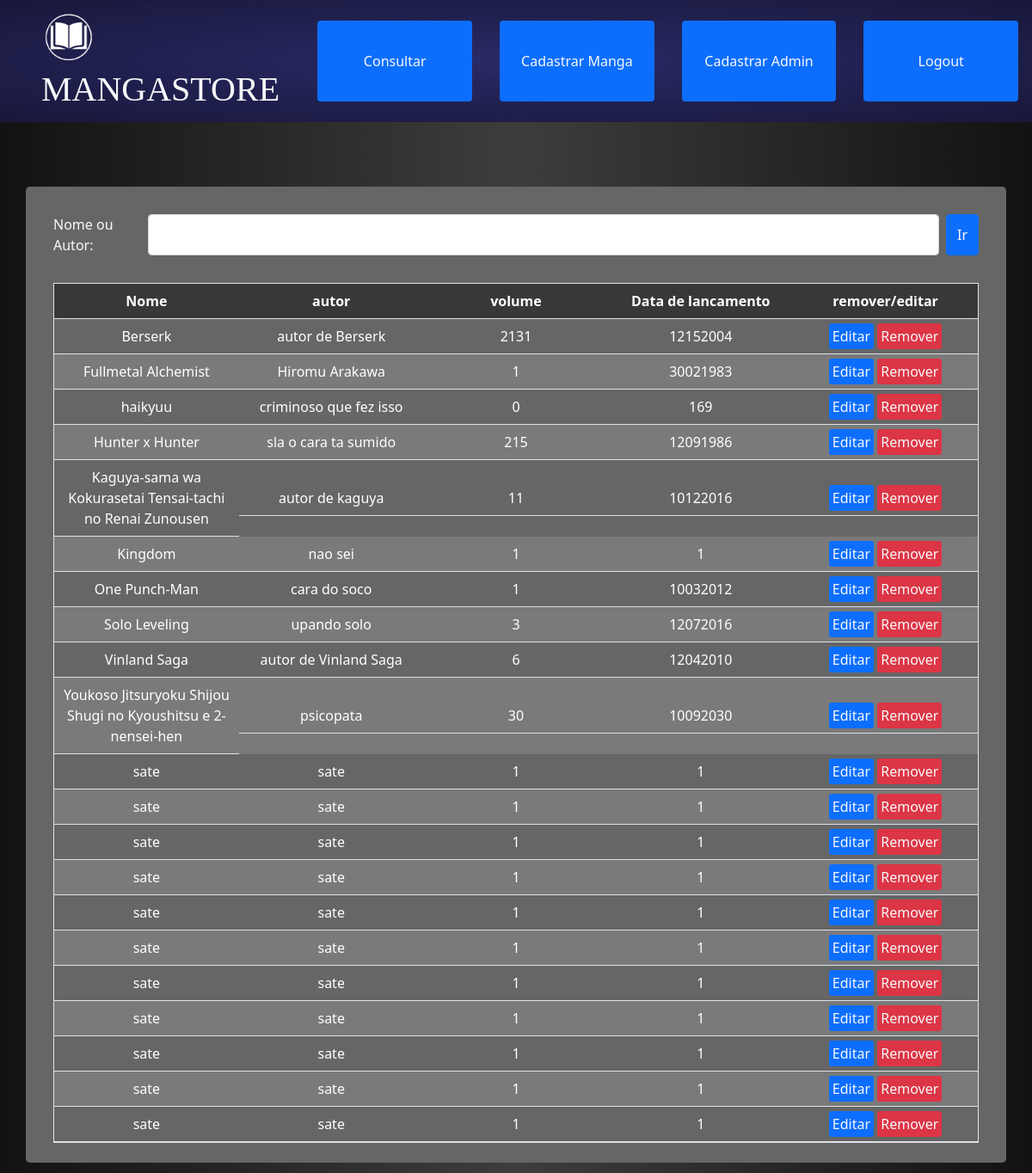
/admin/consultar.php (signed in), run on the app's committed database.
### tables this page shows
CREATE TABLE `produtos` (
  `idprodutos` int NOT NULL AUTO_INCREMENT,
  `nome` varchar(200) DEFAULT NULL,
  `autor` varchar(150) DEFAULT NULL,
  `dataLancamento` int DEFAULT NULL,
  `volume` varchar(200) DEFAULT NULL,
  `descricao` text,
  `valor` float DEFAULT NULL,
  `imagem` longblob,
  `promocao` tinyint DEFAULT NULL,
  `idgenero` int DEFAULT NULL,
  PRIMARY KEY (`idprodutos`)
);

### admin/src/produtoDAO.php (called while the page is built, shortened)
<?php
    class produtoDAO{
        function consultar() {
           $conexao = ConexaoBD::getConexao();
           $sql = "SELECT * FROM produtos";
            $resultado = $conexao->query($sql);
            $produtos = $resultado->fetchAll(PDO::FETCH_ASSOC);
            return $produtos;
        }
    }
?>

### admin/consultar.php (the view, shortened to what this page needs)
<?php
include "header.php";
require_once "src/produtoDAO.php";
?>
        <div class="container mt-3 mb-3 bg-gray2 p-3 rounded-3">
                <div>
                    <form action="consultar.php" class="p-3 t100 bg-transparent d-flex justify-content-start">
                        <label for="" class="bg-transparent">Nome ou Autor:</label>
                        <input type="text" name="nome" class="form-control t45 mx-2">
                        <button type="submit" class="btn btn-primary">Ir</button>
                    </form>
                </div>
                <div style="height: 75vh;" class="p-3 rounded-3 overflow-auto">
                    <table class="table border">
                        <tr class="d-flex justify-content-around t100 text-white tableHeader">
                            <th class="t20 text-center">Nome</th>
                            <th class="t20 text-center">autor</th>
                            <th class="t20 text-center">volume</th>
                            <th class="t20 text-center">Data de lancamento</th>
                            <th class="t20 text-center">remover/editar</th>
                        </tr>
                        <?php
                        $produtoDAO = new produtoDAO();
                        if (isset($_GET['nome']) && $_GET['nome']!= ""){
                            $produtos = $produtoDAO->consultarPorNome($_GET['nome']);
                        }else{
                            $produtos = $produtoDAO->consultar();
                        }
                        ?>
                        <?php
                            foreach ($produtos as $produto):
                        ?>
                        <tr class="d-flex justify-content-around t100 text-white align-items-center tableConsultar">
                            <td class="t20 text-center text-break"><?=$produto["nome"]?></td>
                            <td class="t20 text-center text-break"><?=$produto['autor']?></td>
                            <td class="t20 text-center text-break"><?=$produto['volume']?></td>
                            <td class="t20 text-center text-break"><?=$produto['dataLancamento']?></td>
                            <td class="t20 text-center text-break magin-auto">
                                <a href="editarManga.php?acao=editar&idprodutos=<?=$produto['idprodutos']?>" class="link-light text-decoration-none t100 rounded-1 p-1 bg-primary">Editar</a>
                                <a href="consultar.php?acao=remover&idprodutos=<?=$produto['idprodutos']?>" class="link-light text-decoration-none t100 rounded-1 p-1 bg-danger">Remover</a>
                            </td>
                        </tr>
                        <?php
                           endforeach;
                        ?>
                    </table>
                </div>
        </div>
<?php
include "footer.php";
?>
</html>

### css/style.css (style rules this page uses)
input { border: none; }
.bg-gray { background: rgb(61,61,61);background: linear-gradient(90deg, rgb(19,18,18) 0%, rgb(61,61,61) 50%, rgb(19,18,18) 100%); }
.bg-gray2 { background: rgb(102, 102, 102); }
.bg-transparent { background-color: transparent; }
.t20 { width: 20%; }
.t45 { width: 45%; }
.t100 { width: 100%!important; }
* { scrollbar-width: thin; scrollbar-color: rgb(19,18,18) rgb(19,18,18); }
.tableConsultar:nth-child(odd) { background: #FFFFFF22; }
.tableHeader { background-color: #00000072; }

### data on the page
produtos: nome "Berserk", autor "autor de Berserk", volume "2131", dataLancamento "12152004"
produtos: nome "Fullmetal Alchemist", autor "Hiromu Arakawa", volume "1", dataLancamento "30021983"
produtos: nome "haikyuu", autor "criminoso que fez isso", volume "0", dataLancamento "169"
produtos: nome "Hunter x Hunter", autor "sla o cara ta sumido", volume "215", dataLancamento "12091986"
produtos: nome "Kaguya-sama wa Kokurasetai Tensai-tachi no Renai Zunousen", autor "autor de kaguya", volume "11", dataLancamento "10122016"
produtos: nome "Kingdom", autor "nao sei", volume "1", dataLancamento "1"
produtos: nome "One Punch-Man", autor "cara do soco", volume "1", dataLancamento "10032012"
produtos: nome "Solo Leveling", autor "upando solo", volume "3", dataLancamento "12072016"
produtos: nome "Vinland Saga", autor "autor de Vinland Saga", volume "6", dataLancamento "12042010"
produtos: nome "Youkoso Jitsuryoku Shijou Shugi no Kyoushitsu e 2-nensei-hen", autor "psicopata", volume "30", dataLancamento "10092030"
produtos: nome "sate", autor "sate", volume "1", dataLancamento "1"
produtos: nome "sate", autor "sate", volume "1", dataLancamento "1"
produtos: nome "sate", autor "sate", volume "1", dataLancamento "1"
produtos: nome "sate", autor "sate", volume "1", dataLancamento "1"
produtos: nome "sate", autor "sate", volume "1", dataLancamento "1"
produtos: nome "sate", autor "sate", volume "1", dataLancamento "1"
produtos: nome "sate", autor "sate", volume "1", dataLancamento "1"
produtos: nome "sate", autor "sate", volume "1", dataLancamento "1"
produtos: nome "sate", autor "sate", volume "1", dataLancamento "1"
produtos: nome "sate", autor "sate", volume "1", dataLancamento "1"
produtos: nome "sate", autor "sate", volume "1", dataLancamento "1"
